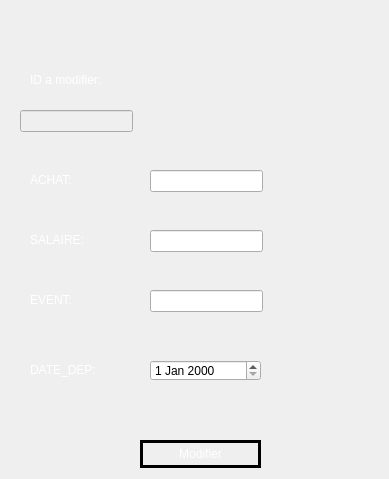
<?xml version="1.0" encoding="UTF-8"?>
<ui version="4.0">
 <class>modifier_dep</class>
 <widget class="QDialog" name="modifier_dep">
  <property name="geometry">
   <rect>
    <x>0</x>
    <y>0</y>
    <width>389</width>
    <height>479</height>
   </rect>
  </property>
  <property name="windowTitle">
   <string>Dialog</string>
  </property>
  <property name="styleSheet">
   <string notr="true">background-image: url(:/images/newtab.png);</string>
  </property>
  <widget class="QLabel" name="label">
   <property name="enabled">
    <bool>true</bool>
   </property>
   <property name="geometry">
    <rect>
     <x>250</x>
     <y>10</y>
     <width>131</width>
     <height>61</height>
    </rect>
   </property>
   <property name="styleSheet">
    <string notr="true">border-image: url(:/images/logo.png);</string>
   </property>
   <property name="text">
    <string/>
   </property>
  </widget>
  <widget class="QLabel" name="label_5">
   <property name="enabled">
    <bool>true</bool>
   </property>
   <property name="geometry">
    <rect>
     <x>30</x>
     <y>230</y>
     <width>101</width>
     <height>20</height>
    </rect>
   </property>
   <property name="styleSheet">
    <string notr="true">color: rgb(255, 255, 255);</string>
   </property>
   <property name="text">
    <string>SALAIRE:</string>
   </property>
  </widget>
  <widget class="QPushButton" name="mod_dep">
   <property name="enabled">
    <bool>true</bool>
   </property>
   <property name="geometry">
    <rect>
     <x>140</x>
     <y>440</y>
     <width>121</width>
     <height>28</height>
    </rect>
   </property>
   <property name="cursor">
    <cursorShape>PointingHandCursor</cursorShape>
   </property>
   <property name="styleSheet">
    <string notr="true"> QPushButton {
color: #ffffff;
border: 3px solid #000000;
font: 10pt &quot;Segoe UI Black&quot;;
border-radius: 26px;
padding: 5px;
background: qradialgradient(cx: 0.3, cy: -0.4,
fx: 0.3, fy: -0.4,
radius: 1.65, stop: 0 #1E73E8, stop: 1 #1E73E8);
min-width: 80px;
}

QPushButton:hover {
background: qradialgradient(cx: 0.3, cy: -0.4,
fx: 0.3, fy: -0.4,
radius: 1.65, stop: 0 #5E9DF5, stop: 1 #5E9DF5);
}

 QPushButton:pressed {
background: qradialgradient(cx: 0.4, cy: -0.1,
fx: 0.4, fy: -0.1,
radius: 1.65, stop: 0 #0936F5, stop: 1 #0936F5);
}</string>
   </property>
   <property name="text">
    <string>Modifier</string>
   </property>
  </widget>
  <widget class="QLabel" name="label_2">
   <property name="enabled">
    <bool>true</bool>
   </property>
   <property name="geometry">
    <rect>
     <x>30</x>
     <y>70</y>
     <width>81</width>
     <height>20</height>
    </rect>
   </property>
   <property name="styleSheet">
    <string notr="true">color: rgb(255, 255, 255);</string>
   </property>
   <property name="text">
    <string>ID a modifier:</string>
   </property>
  </widget>
  <widget class="QLabel" name="label_4">
   <property name="enabled">
    <bool>true</bool>
   </property>
   <property name="geometry">
    <rect>
     <x>30</x>
     <y>360</y>
     <width>81</width>
     <height>20</height>
    </rect>
   </property>
   <property name="styleSheet">
    <string notr="true">color: rgb(255, 255, 255);</string>
   </property>
   <property name="text">
    <string>DATE_DEP:</string>
   </property>
  </widget>
  <widget class="QLabel" name="label_6">
   <property name="enabled">
    <bool>true</bool>
   </property>
   <property name="geometry">
    <rect>
     <x>30</x>
     <y>290</y>
     <width>81</width>
     <height>20</height>
    </rect>
   </property>
   <property name="styleSheet">
    <string notr="true">color: rgb(255, 255, 255);</string>
   </property>
   <property name="text">
    <string>EVENT:</string>
   </property>
  </widget>
  <widget class="QLineEdit" name="ACHAT2">
   <property name="enabled">
    <bool>true</bool>
   </property>
   <property name="geometry">
    <rect>
     <x>150</x>
     <y>170</y>
     <width>113</width>
     <height>22</height>
    </rect>
   </property>
   <property name="styleSheet">
    <string notr="true">
border-image: url(:/images/WHITE.png);</string>
   </property>
  </widget>
  <widget class="QDateEdit" name="DATE_DEP2">
   <property name="enabled">
    <bool>true</bool>
   </property>
   <property name="geometry">
    <rect>
     <x>150</x>
     <y>360</y>
     <width>111</width>
     <height>21</height>
    </rect>
   </property>
   <property name="styleSheet">
    <string notr="true">border-image: url(:/images/WHITE.png);</string>
   </property>
  </widget>
  <widget class="QLineEdit" name="SALAIRE2">
   <property name="enabled">
    <bool>true</bool>
   </property>
   <property name="geometry">
    <rect>
     <x>150</x>
     <y>230</y>
     <width>113</width>
     <height>22</height>
    </rect>
   </property>
   <property name="styleSheet">
    <string notr="true">
border-image: url(:/images/WHITE.png);</string>
   </property>
  </widget>
  <widget class="QLineEdit" name="ID_DEP3">
   <property name="enabled">
    <bool>false</bool>
   </property>
   <property name="geometry">
    <rect>
     <x>20</x>
     <y>110</y>
     <width>113</width>
     <height>22</height>
    </rect>
   </property>
   <property name="styleSheet">
    <string notr="true">border-image: url(:/images/WHITE.png);</string>
   </property>
  </widget>
  <widget class="QLabel" name="label_3">
   <property name="enabled">
    <bool>true</bool>
   </property>
   <property name="geometry">
    <rect>
     <x>30</x>
     <y>170</y>
     <width>101</width>
     <height>20</height>
    </rect>
   </property>
   <property name="styleSheet">
    <string notr="true">color: rgb(255, 255, 255);</string>
   </property>
   <property name="text">
    <string>ACHAT:</string>
   </property>
  </widget>
  <widget class="QLineEdit" name="EVENT2">
   <property name="enabled">
    <bool>true</bool>
   </property>
   <property name="geometry">
    <rect>
     <x>150</x>
     <y>290</y>
     <width>113</width>
     <height>22</height>
    </rect>
   </property>
   <property name="styleSheet">
    <string notr="true">border-image: url(:/images/WHITE.png);</string>
   </property>
  </widget>
 </widget>
 <resources/>
 <connections/>
</ui>
